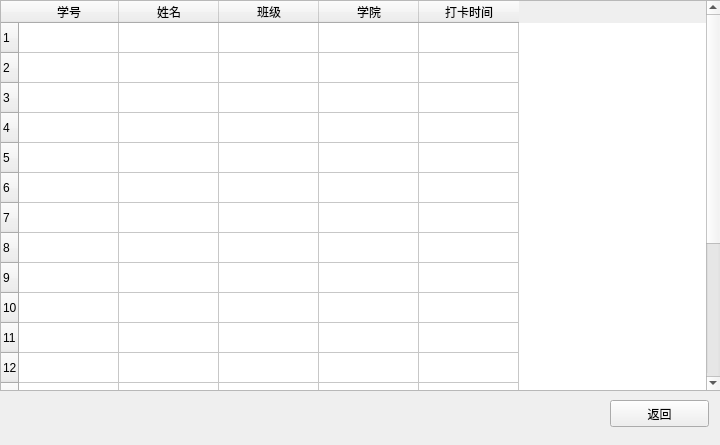
<?xml version="1.0" encoding="UTF-8"?>
<ui version="4.0">
 <class>Kaoqin</class>
 <widget class="QWidget" name="Kaoqin">
  <property name="geometry">
   <rect>
    <x>0</x>
    <y>0</y>
    <width>720</width>
    <height>445</height>
   </rect>
  </property>
  <property name="windowTitle">
   <string>考勤记录</string>
  </property>
  <property name="styleSheet">
   <string notr="true">image: url(:/p/4.jpg);</string>
  </property>
  <widget class="QTableWidget" name="studaka">
   <property name="geometry">
    <rect>
     <x>0</x>
     <y>0</y>
     <width>721</width>
     <height>391</height>
    </rect>
   </property>
   <row>
    <property name="text">
     <string>1</string>
    </property>
   </row>
   <row>
    <property name="text">
     <string>2</string>
    </property>
   </row>
   <row>
    <property name="text">
     <string>3</string>
    </property>
   </row>
   <row>
    <property name="text">
     <string>4</string>
    </property>
   </row>
   <row>
    <property name="text">
     <string>5</string>
    </property>
   </row>
   <row>
    <property name="text">
     <string>6</string>
    </property>
   </row>
   <row>
    <property name="text">
     <string>7</string>
    </property>
   </row>
   <row>
    <property name="text">
     <string>8</string>
    </property>
   </row>
   <row>
    <property name="text">
     <string>9</string>
    </property>
   </row>
   <row>
    <property name="text">
     <string>10</string>
    </property>
   </row>
   <row>
    <property name="text">
     <string>11</string>
    </property>
   </row>
   <row>
    <property name="text">
     <string>12</string>
    </property>
   </row>
   <row>
    <property name="text">
     <string>13</string>
    </property>
   </row>
   <row>
    <property name="text">
     <string>14</string>
    </property>
   </row>
   <row>
    <property name="text">
     <string>15</string>
    </property>
   </row>
   <row>
    <property name="text">
     <string>16</string>
    </property>
   </row>
   <row>
    <property name="text">
     <string>17</string>
    </property>
   </row>
   <row>
    <property name="text">
     <string>18</string>
    </property>
   </row>
   <row>
    <property name="text">
     <string>20</string>
    </property>
   </row>
   <column>
    <property name="text">
     <string>学号</string>
    </property>
   </column>
   <column>
    <property name="text">
     <string>姓名</string>
    </property>
   </column>
   <column>
    <property name="text">
     <string>班级</string>
    </property>
   </column>
   <column>
    <property name="text">
     <string>学院</string>
    </property>
   </column>
   <column>
    <property name="text">
     <string>打卡时间</string>
    </property>
   </column>
  </widget>
  <widget class="QPushButton" name="return_2">
   <property name="geometry">
    <rect>
     <x>610</x>
     <y>400</y>
     <width>99</width>
     <height>27</height>
    </rect>
   </property>
   <property name="text">
    <string>返回</string>
   </property>
  </widget>
 </widget>
 <resources/>
 <connections/>
</ui>
